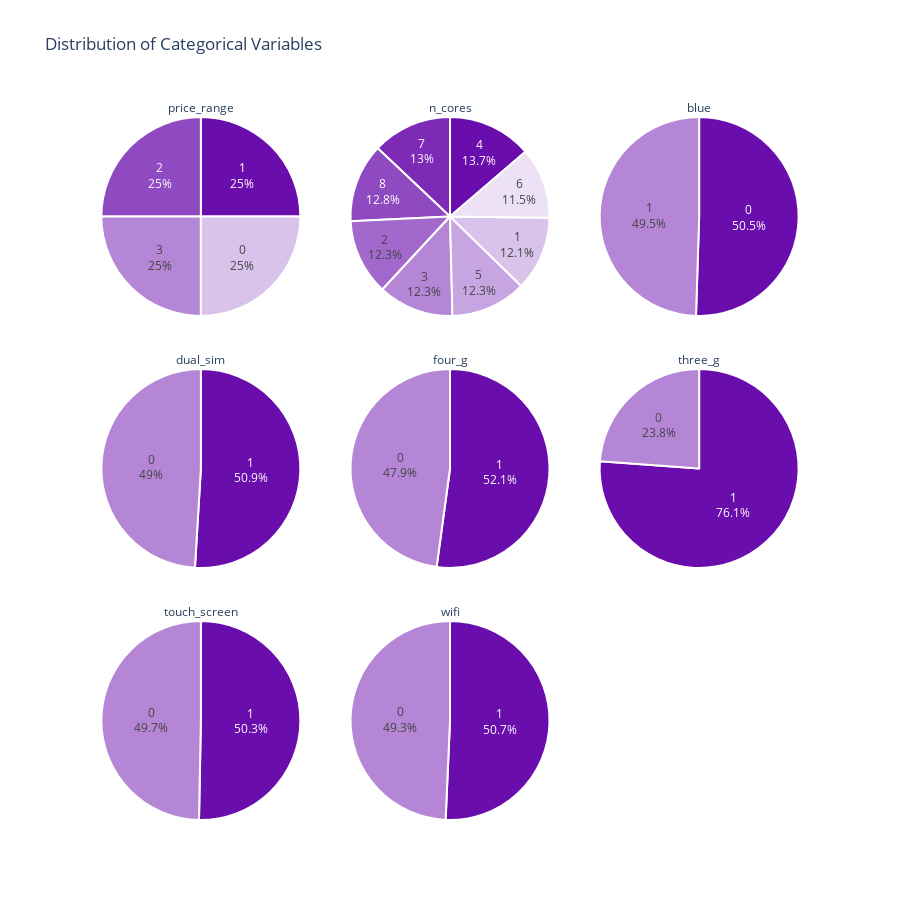

The cell this chart's notebook holds for it:
### Code cell
#############################################
# Data Understanding – Categorical Distributions
#############################################

from plotly.subplots import make_subplots
import plotly.graph_objects as go
from matplotlib import colors

catdist_code_writer = student_a
start_time_catdist = now()

# --- Create Figure ---
fig = make_subplots(rows=3, cols=3, specs=[[{'type':'domain'}]*3]*3,
                    vertical_spacing=0.05, horizontal_spacing=0.01)

for i, feature in enumerate(df_categorical.columns):
    value_counts = df_categorical[feature].value_counts()
    labels = value_counts.index.tolist()
    values = value_counts.values.tolist()
  
    cmap = colors.LinearSegmentedColormap.from_list("purple_contrast", ["#6A0DAD", "white"])
    
    norm = colors.Normalize(vmin=0, vmax=len(labels))
    color_list = [colors.rgb2hex(cmap(norm(i))) for i in range(len(labels))]

    pie_chart = go.Pie(labels=labels, values=values,
                       marker=dict(colors=color_list, line=dict(color='white', width=2)),
                       textinfo='percent+label', title=feature)

    if i < 8:
        fig.add_trace(pie_chart, row=i//3 + 1, col=i%3 + 1)

fig.update_layout(title="Distribution of Categorical Variables", height=900, width=900, showlegend=False)
fig.show()

end_time_catdist = now()

#############################################
# Provenance Documentation
#############################################

catdist_ass_uuid_executor = "f9fb94db-c9c1-42b0-995b-6addac491af3"

catdist_executor = [
    f':categorical_distribution prov:qualifiedAssociation :{catdist_ass_uuid_executor} .',
    f':{catdist_ass_uuid_executor} prov:agent :{executed_by} .',
    f':{catdist_ass_uuid_executor} rdf:type prov:Association .',
    f':{catdist_ass_uuid_executor} prov:hadRole :{code_executor_role} .',
]
engine.insert(catdist_executor, prefixes=prefixes)

catdist_ass_uuid_writer = "a2007472-d950-437f-8608-9e6ee79b8816"

catdist_comment = """
Plotted pie-chart distributions for all categorical variables.
The price_range classes are evenly distributed (500 samples each).
Binary features such as blue, dual_sim, four_g, three_g, wifi, and touch_screen
display expected near-even splits, except three_g which shows ~76% phones supporting 3G.
These visualizations help assess class balance and detect unusual category frequencies.
"""

catdist_activity = [
    ':categorical_distribution rdf:type prov:Activity .',
    ':categorical_distribution sc:isPartOf :data_understanding_phase .',
    f':categorical_distribution rdfs:comment """{catdist_comment}""" .',
    f':categorical_distribution prov:startedAtTime "{start_time_catdist}"^^xsd:dateTime .',
    f':categorical_distribution prov:endedAtTime "{end_time_catdist}"^^xsd:dateTime .',
    f':categorical_distribution prov:qualifiedAssociation :{catdist_ass_uuid_writer} .',
    f':{catdist_ass_uuid_writer} prov:agent :{catdist_code_writer} .',
    f':{catdist_ass_uuid_writer} rdf:type prov:Association .',
    f':{catdist_ass_uuid_writer} prov:hadRole :{code_writer_role} .',

    # Output entity
    ':categorical_distribution_output rdf:type prov:Entity .',
    ':categorical_distribution_output rdfs:comment "Plot showing categorical variable distribution." .',
    ':categorical_distribution_output prov:wasGeneratedBy :categorical_distribution .'
]
engine.insert(catdist_activity, prefixes=prefixes)

### Figure 1 — Plotly figure (JSON) as saved in the notebook; plotly's stock layout.template omitted (floating-point values rounded to 4 significant figures)
{"data": [{"domain": {"x": [0, 0.3267], "y": [0.7, 1]}, "labels": ["1", "2", "3", "0"], "marker": {"colors": ["#6a0dad", "#8f4ac2", "#b586d6", "#dac3eb"], "line": {"color": "white", "width": 2}}, "textinfo": "percent+label", "title": {"text": "price_range"}, "type": "pie", "values": [500, 500, 500, 500]}, {"domain": {"x": [0.3367, 0.6633], "y": [0.7, 1]}, "labels": ["4", "7", "8", "2", "3", "5", "1", "6"], "marker": {"colors": ["#6a0dad", "#7d2bb7", "#8f4ac2", "#a268cc", "#b586d6", "#c7a5e0", "#dac3eb", "#ede2f5"], "line": {"color": "white", "width": 2}}, "textinfo": "percent+label", "title": {"text": "n_cores"}, "type": "pie", "values": [274, 259, 256, 247, 246, 246, 242, 230]}, {"domain": {"x": [0.6733, 1], "y": [0.7, 1]}, "labels": ["0", "1"], "marker": {"colors": ["#6a0dad", "#b586d6"], "line": {"color": "white", "width": 2}}, "textinfo": "percent+label", "title": {"text": "blue"}, "type": "pie", "values": [1010, 990]}, {"domain": {"x": [0, 0.3267], "y": [0.35, 0.65]}, "labels": ["1", "0"], "marker": {"colors": ["#6a0dad", "#b586d6"], "line": {"color": "white", "width": 2}}, "textinfo": "percent+label", "title": {"text": "dual_sim"}, "type": "pie", "values": [1019, 981]}, {"domain": {"x": [0.3367, 0.6633], "y": [0.35, 0.65]}, "labels": ["1", "0"], "marker": {"colors": ["#6a0dad", "#b586d6"], "line": {"color": "white", "width": 2}}, "textinfo": "percent+label", "title": {"text": "four_g"}, "type": "pie", "values": [1043, 957]}, {"domain": {"x": [0.6733, 1], "y": [0.35, 0.65]}, "labels": ["1", "0"], "marker": {"colors": ["#6a0dad", "#b586d6"], "line": {"color": "white", "width": 2}}, "textinfo": "percent+label", "title": {"text": "three_g"}, "type": "pie", "values": [1523, 477]}, {"domain": {"x": [0, 0.3267], "y": [0, 0.3]}, "labels": ["1", "0"], "marker": {"colors": ["#6a0dad", "#b586d6"], "line": {"color": "white", "width": 2}}, "textinfo": "percent+label", "title": {"text": "touch_screen"}, "type": "pie", "values": [1006, 994]}, {"domain": {"x": [0.3367, 0.6633], "y": [0, 0.3]}, "labels": ["1", "0"], "marker": {"colors": ["#6a0dad", "#b586d6"], "line": {"color": "white", "width": 2}}, "textinfo": "percent+label", "title": {"text": "wifi"}, "type": "pie", "values": [1014, 986]}], "layout": {"height": 900, "showlegend": false, "title": {"text": "Distribution of Categorical Variables"}, "width": 900}}
